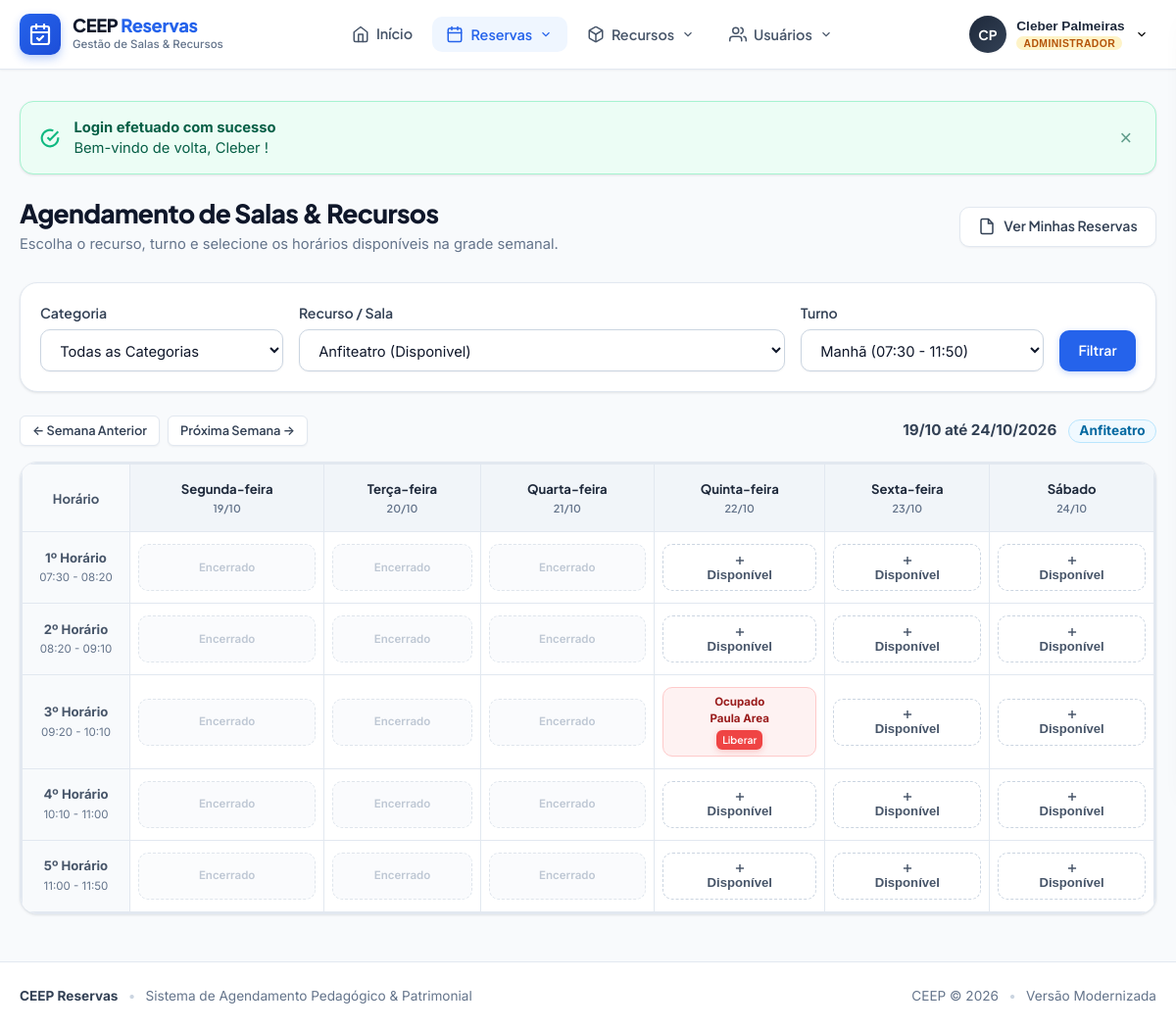
Before: /user1.php?cod_recurso=24 (signed in) with the older database file.
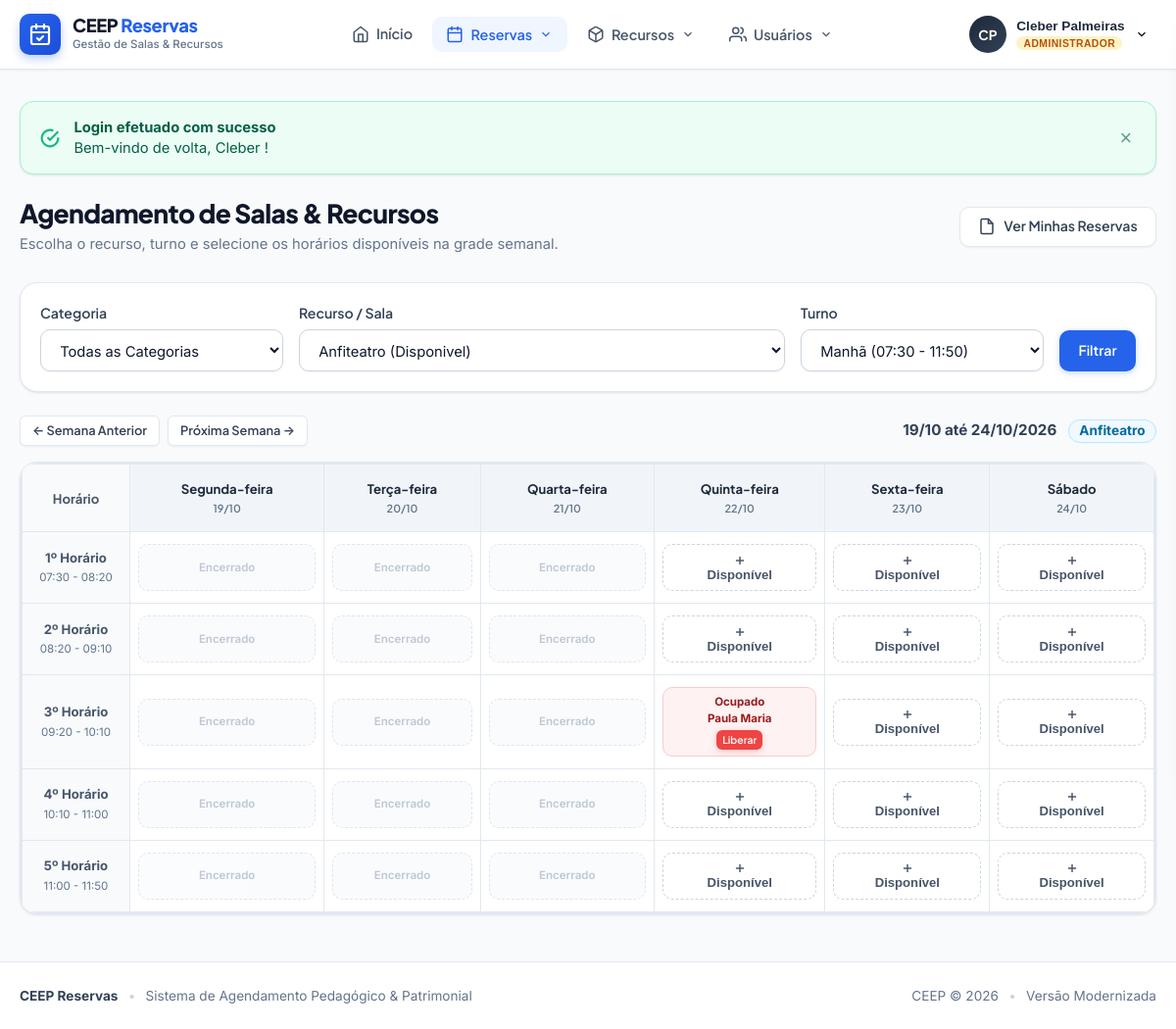
After: the same page with the newer database file.
### tables this page shows
CREATE TABLE reservas (
    ID INTEGER PRIMARY KEY AUTOINCREMENT,
    cod_recurso INTEGER DEFAULT 0,
    matricula INTEGER DEFAULT 0,
    datatempo TEXT DEFAULT NULL,
    turno TEXT DEFAULT 'm',
    ticket TEXT DEFAULT '0',
    disponivel INTEGER DEFAULT 0,
    pegou INTEGER DEFAULT 0
);

CREATE TABLE usuarios (
    usuario_id INTEGER PRIMARY KEY AUTOINCREMENT,
    nome TEXT NOT NULL DEFAULT '',
    sobrenome TEXT DEFAULT '',
    cpf TEXT NOT NULL DEFAULT '',
    matricula INTEGER NOT NULL,
    email TEXT NOT NULL DEFAULT '',
    tipo TEXT NOT NULL DEFAULT '',
    senha TEXT NOT NULL DEFAULT '',
    nivel_usuario TEXT NOT NULL DEFAULT '0',
    data_cadastro TEXT NOT NULL DEFAULT '0000-00-00 00:00:00',
    data_ultimo_login TEXT NOT NULL DEFAULT '0000-00-00 00:00:00',
    ativado TEXT NOT NULL DEFAULT '0'
);

### user1.php (the view, shortened to what the changed rows need)
<?php
require_once __DIR__ . '/core/bootstrap.php';
$user = auth_user();
$isAdmin = auth_is_admin();
$matricula = $user['matricula'];
$categoria = (int)($_GET['categoria'] ?? 0);
$selectedRecursoId = (int)($_GET['cod_recurso'] ?? 0);
$turnoSelecionado = $_GET['turno'] ?? 'm';
$semanaOffset = (int)($_GET['semana'] ?? 0);
try {
    $whereCat = $categoria > 0 ? "WHERE categoria = '{$categoria}'" : "";
    $todosRecursos = DB::fetchAll("SELECT * FROM recursos {$whereCat} ORDER BY categoria ASC, nome_recurso ASC");
} catch (Throwable $t) {
    $todosRecursos = [];
}
$recursoAtual = null;
foreach ($todosRecursos as $r) {
    if ((int)$r['cod_recurso'] === $selectedRecursoId) {
        $recursoAtual = $r;
        break;
    }
}
$inicioSemanaTs = strtotime("monday this week +{$semanaOffset} weeks");
$diasSemana = [];
$nomesDias = ['Segunda-feira', 'Terça-feira', 'Quarta-feira', 'Quinta-feira', 'Sexta-feira', 'Sábado'];
for ($i = 0; $i < 6; $i++) {
    $diaTs = strtotime("+{$i} days", $inicioSemanaTs);
    $diasSemana[] = [
        'nome' => $nomesDias[$i],
        'data' => date('Y-m-d', $diaTs),
        'data_formatada' => date('d/m', $diaTs)
    ];
}
$gradeHorarios = [
    'm' => [
        ['label' => '1º Horário', 'hora' => '07:30:00', 'exibicao' => '07:30 - 08:20'],
        ['label' => '2º Horário', 'hora' => '08:20:00', 'exibicao' => '08:20 - 09:10'],
        ['label' => '3º Horário', 'hora' => '09:20:00', 'exibicao' => '09:20 - 10:10'],
        ['label' => '4º Horário', 'hora' => '10:10:00', 'exibicao' => '10:10 - 11:00'],
        ['label' => '5º Horário', 'hora' => '11:00:00', 'exibicao' => '11:00 - 11:50'],
    ],
    't' => [
        ['label' => '1º Horário', 'hora' => '13:10:00', 'exibicao' => '13:10 - 14:00'],
        ['label' => '2º Horário', 'hora' => '14:00:00', 'exibicao' => '14:00 - 14:50'],
        ['label' => '3º Horário', 'hora' => '15:00:00', 'exibicao' => '15:00 - 15:50'],
        ['label' => '4º Horário', 'hora' => '15:50:00', 'exibicao' => '15:50 - 16:40'],
        ['label' => '5º Horário', 'hora' => '16:40:00', 'exibicao' => '16:40 - 17:30'],
    ],
    'n' => [
        ['label' => '1º Horário', 'hora' => '18:30:00', 'exibicao' => '18:30 - 19:20'],
        ['label' => '2º Horário', 'hora' => '19:20:00', 'exibicao' => '19:20 - 20:10'],
        ['label' => '3º Horário', 'hora' => '20:20:00', 'exibicao' => '20:20 - 21:10'],
        ['label' => '4º Horário', 'hora' => '21:10:00', 'exibicao' => '21:10 - 22:00'],
    ]
];
$horariosAtuais = $gradeHorarios[$turnoSelecionado] ?? $gradeHorarios['m'];
$reservasSemana = [];
if ($selectedRecursoId > 0) {
    $dataInicioStr = $diasSemana[0]['data'] . ' 00:00:00';
    $dataFimStr = $diasSemana[5]['data'] . ' 23:59:59';
    try {
        $resQuery = DB::fetchAll(
            "SELECT r.*, u.nome, u.sobrenome
             FROM reservas r
             LEFT JOIN usuarios u ON r.matricula = u.matricula
             WHERE r.cod_recurso = ? AND r.datatempo BETWEEN ? AND ?",
            [$selectedRecursoId, $dataInicioStr, $dataFimStr]
        );
        foreach ($resQuery as $rq) {
            $reservasSemana[$rq['datatempo']] = $rq;
        }
    } catch (Throwable $t) {
        $reservasSemana = [];
    }
}
?>
<div class="page-header animate-slide-in">
    <div>
        <h1 class="page-title">Agendamento de Salas &amp; Recursos</h1>
    </div>
</div>
<div class="schedule-grid-container animate-slide-in">
    <div class="table-responsive">
        <table class="schedule-table">
            <thead>
                <tr>
                    <th class="time-col">Horário</th>
                    <?php foreach ($diasSemana as $dia): ?>
                        <th>
                            <div><?= e($dia['nome']) ?></div>
                            <small style="color: var(--slate-500); font-weight: 600;"><?= e($dia['data_formatada']) ?></small>
                        </th>
                    <?php endforeach; ?>
                </tr>
            </thead>
            <tbody>
                <?php foreach ($horariosAtuais as $slot): ?>
                    <tr>
                        <td class="time-col">
                            <strong><?= e($slot['label']) ?></strong><br>
                            <span style="font-size: 0.72rem; color: var(--slate-500); font-weight: normal;"><?= e($slot['exibicao']) ?></span>
                        </td>
                        <?php foreach ($diasSemana as $dia):
                            $dtSlot = $dia['data'] . ' ' . $slot['hora'];
                            $isReservado = isset($reservasSemana[$dtSlot]);
                            $reservaInfo = $isReservado ? $reservasSemana[$dtSlot] : null;
                            $minha = $isReservado && ($reservaInfo['matricula'] == $matricula);
                            $passado = strtotime($dtSlot) < time();
                        ?>
                            <td>
                                <?php if ($minha): ?>
                                    <div class="slot-btn my-reservation" title="Reservado por você">
                                        <span style="font-size: 0.75rem; font-weight: 700;">Sua Reserva</span>
                                        <a
                                            href="cancela.php?id=<?= urlencode($reservaInfo['ID']) ?>&csrf_token=<?= e(csrf_token()) ?>"
                                            class="btn btn-danger btn-sm"
                                            style="padding: 2px 6px; font-size: 0.68rem; margin-top: 3px;"
                                            data-confirm="Cancelar este horário reservado?"
                                        >
                                            Cancelar
                                        </a>
                                    </div>
                                <?php elseif ($isReservado): ?>
                                    <div class="slot-btn occupied" title="Horário já reservado">
                                        <span style="font-size: 0.72rem; font-weight: 700;">Ocupado</span>
                                        <span class="slot-occupant">
                                            <?= $isAdmin ? e(trim(($reservaInfo['nome'] ?? '') . ' ' . ($reservaInfo['sobrenome'] ?? ''))) : 'Reservado' ?>
                                        </span>
                                        <?php if ($isAdmin): ?>
                                            <a
                                                href="cancela.php?id=<?= urlencode($reservaInfo['ID']) ?>&csrf_token=<?= e(csrf_token()) ?>"
                                                class="btn btn-danger btn-sm"
                                                style="padding: 2px 5px; font-size: 0.65rem; margin-top: 2px;"
                                                data-confirm="Cancelar reserva deste usuário como Administrador?"
                                            >
                                                Liberar
                                            </a>
                                        <?php endif; ?>
                                    </div>
                                <?php elseif ($passado): ?>
                                    <div class="slot-btn" style="background-color: var(--slate-50); opacity: 0.6; cursor: not-allowed;">
                                        <span style="font-size: 0.72rem; color: var(--slate-400);">Encerrado</span>
                                    </div>
                                <?php else: ?>
                                    <form method="POST" action="user1.php" style="margin: 0;">
                                        <button
                                            type="submit"
                                            class="slot-btn"
                                            title="Clique para reservar <?= e($slot['exibicao']) ?> em <?= e($dia['data_formatada']) ?>"
                                            data-confirm="Deseja confirmar a reserva de '<?= e($recursoAtual['nome_recurso'] ?? '') ?>' no dia <?= e($dia['data_formatada']) ?> às <?= e($slot['hora']) ?>?"
                                        >
                                            <svg width="14" height="14" viewBox="0 0 24 24" fill="none" stroke="currentColor" stroke-width="2.5"><line x1="12" y1="5" x2="12" y2="19"></line><line x1="5" y1="12" x2="19" y2="12"></line></svg>
                                            <span>Disponível</span>
                                        </button>
                                    </form>
                                <?php endif; ?>
                            </td>
                        <?php endforeach; ?>
                    </tr>
                <?php endforeach; ?>
            </tbody>
        </table>
    </div>
</div>

Changed rows visible on the page:
changed through a linked row, reservas: usuarios.nome+sobrenome "Paula Area" → "Paula Maria"
